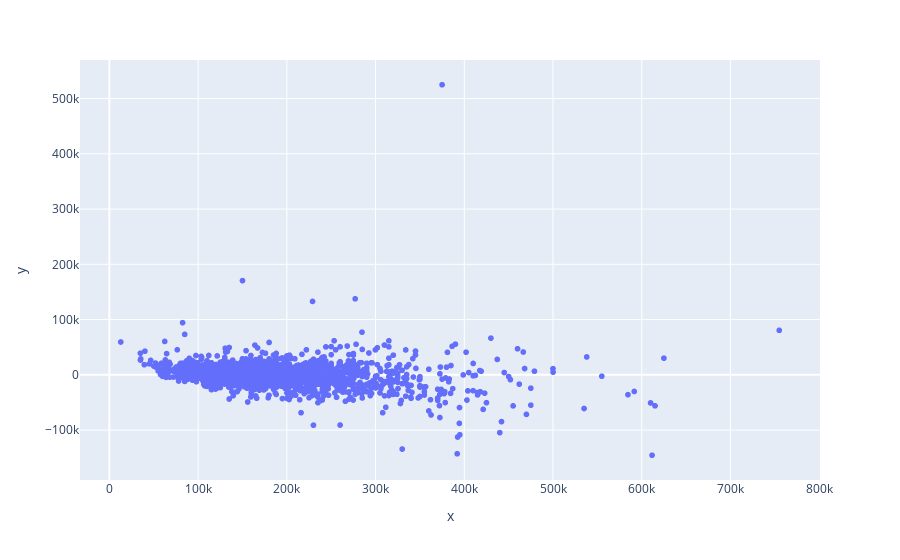

This figure's notebook cell:
### Code cell
import plotly.express as px


fig = px.scatter(x= y7, 
                 y = (prediction - y7))

fig.show()

### Figure 1 — Plotly figure (JSON) as saved in the notebook; plotly's stock layout.template omitted (floating-point values rounded to 4 significant figures; data arrays with more than 128 entries replaced by an {"elided": "..."} marker saying what was removed)
{"data": [{"hovertemplate": "x=%{x}<br>y=%{y}<extra></extra>", "legendgroup": "", "marker": {"color": "#636efa", "symbol": "circle"}, "mode": "markers", "name": "", "showlegend": false, "type": "scattergl", "x": {"elided": "2578 int values"}, "xaxis": "x", "y": {"elided": "2578 float values"}, "yaxis": "y"}], "layout": {"legend": {"tracegroupgap": 0}, "margin": {"t": 60}, "xaxis": {"anchor": "y", "domain": [0, 1], "title": {"text": "x"}}, "yaxis": {"anchor": "x", "domain": [0, 1], "title": {"text": "y"}}}}
